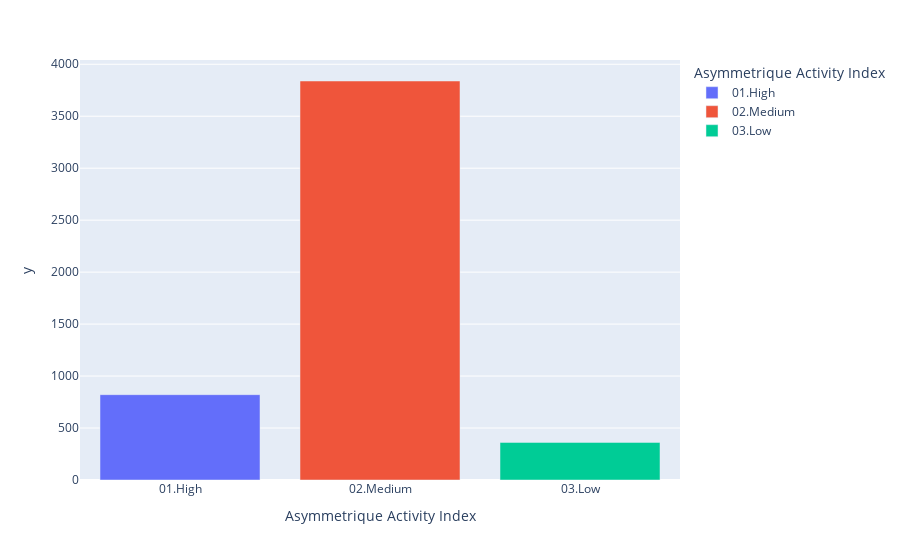

Here is the notebook cell this chart was saved with:
### Code cell
fig = px.bar(df1,
             y=data.groupby(["Asymmetrique Activity Index"]).size(),
             x="Asymmetrique Activity Index",
             color='Asymmetrique Activity Index')
fig.show()

### Figure 1 — Plotly figure (JSON) as saved in the notebook; plotly's stock layout.template omitted (floating-point values rounded to 4 significant figures)
{"data": [{"alignmentgroup": "True", "hovertemplate": "Asymmetrique Activity Index=%{x}<br>y=%{y}<extra></extra>", "legendgroup": "01.High", "marker": {"color": "#636efa"}, "name": "01.High", "offsetgroup": "01.High", "orientation": "v", "showlegend": true, "textposition": "auto", "type": "bar", "x": ["01.High"], "xaxis": "x", "y": [821], "yaxis": "y"}, {"alignmentgroup": "True", "hovertemplate": "Asymmetrique Activity Index=%{x}<br>y=%{y}<extra></extra>", "legendgroup": "02.Medium", "marker": {"color": "#EF553B"}, "name": "02.Medium", "offsetgroup": "02.Medium", "orientation": "v", "showlegend": true, "textposition": "auto", "type": "bar", "x": ["02.Medium"], "xaxis": "x", "y": [3839], "yaxis": "y"}, {"alignmentgroup": "True", "hovertemplate": "Asymmetrique Activity Index=%{x}<br>y=%{y}<extra></extra>", "legendgroup": "03.Low", "marker": {"color": "#00cc96"}, "name": "03.Low", "offsetgroup": "03.Low", "orientation": "v", "showlegend": true, "textposition": "auto", "type": "bar", "x": ["03.Low"], "xaxis": "x", "y": [362], "yaxis": "y"}], "layout": {"barmode": "relative", "legend": {"title": {"text": "Asymmetrique Activity Index"}, "tracegroupgap": 0}, "margin": {"t": 60}, "xaxis": {"anchor": "y", "categoryarray": ["01.High", "02.Medium", "03.Low"], "categoryorder": "array", "domain": [0, 1], "title": {"text": "Asymmetrique Activity Index"}}, "yaxis": {"anchor": "x", "domain": [0, 1], "title": {"text": "y"}}}}
